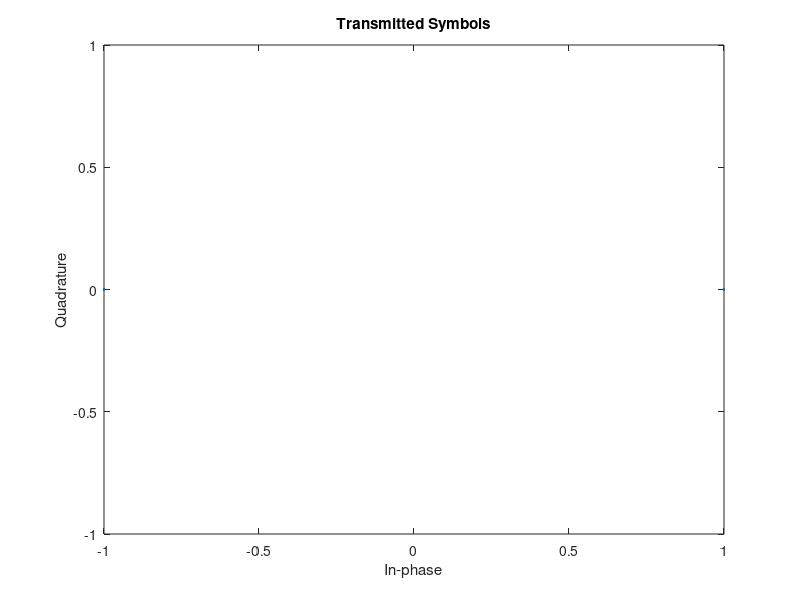
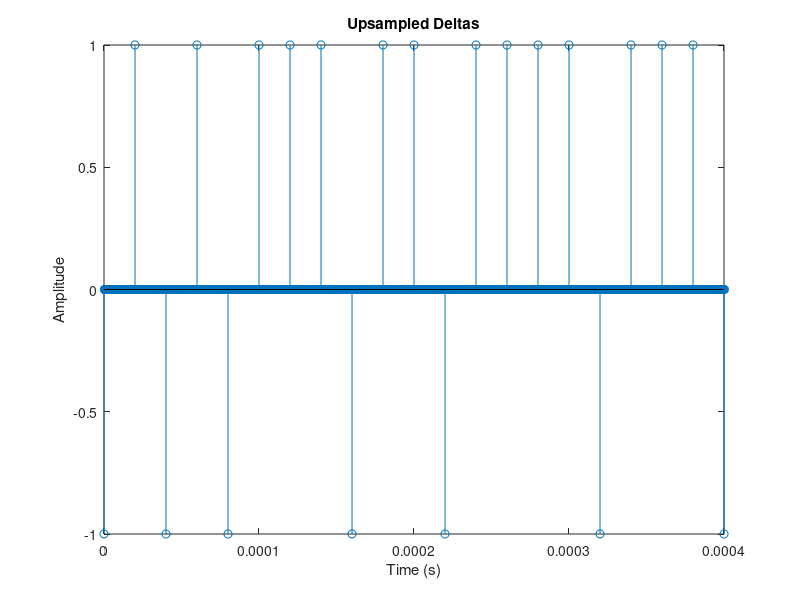
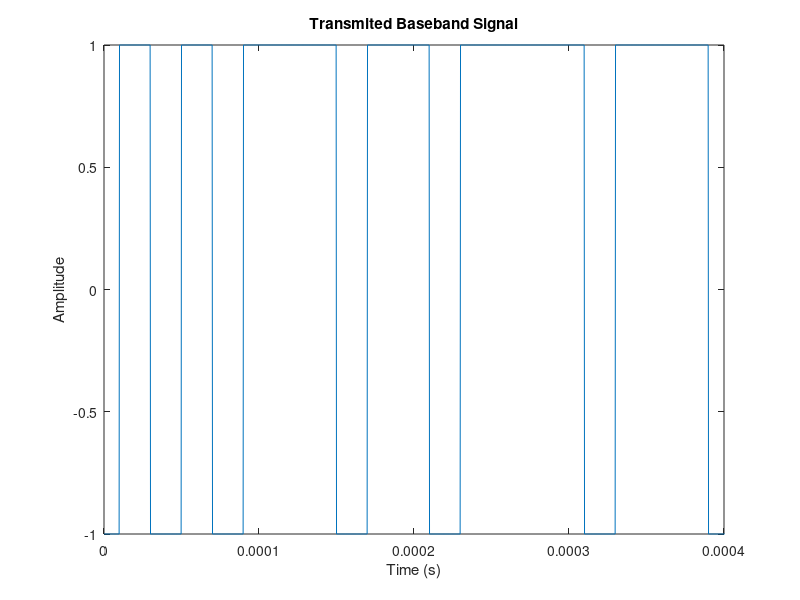
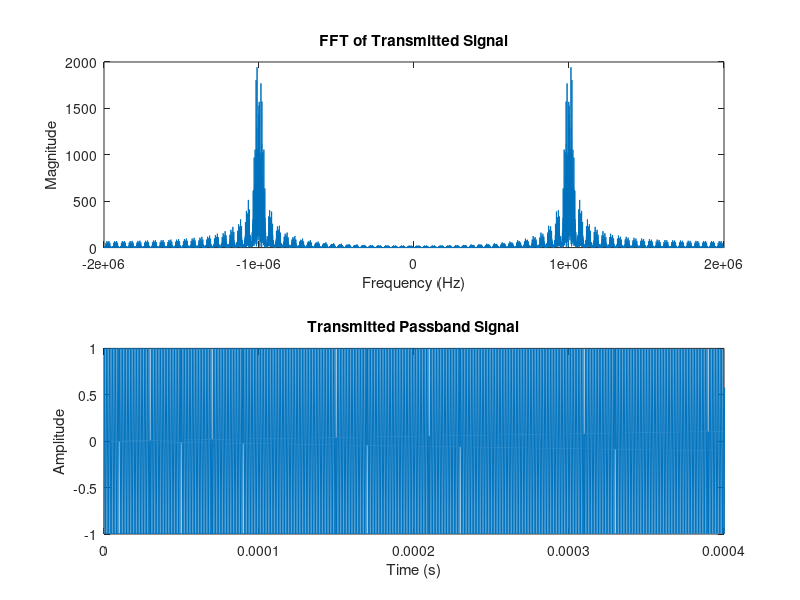

Write MATLAB code to recreate these figures, in order. (Note: this script raises an error after producing the figures.)
%% Simulation Setup

Fc = 1e6; % Carrier frequency in Hz
Fs = 4e6; % Sampling rate
Rs = 50e3; % Symbol rate in symbols/sec (baud)
B = 350e3; % Bandwidth

sps = Fs / Rs; % Number of samples per symbol
num_symbols = 296; % Number of symbols/bits to send
num_samples = num_symbols * sps; % Number of discrete samples

% Use these guys for plotting
t = linspace(0, num_symbols / Rs, num_samples); % Time variable
f = linspace(-Fs/2,Fs/2, num_samples); % Frequency variable

% Clear all previous figures before starting
close all;

%% Mapping Bits to Symbols

% Below are the bits for the binary message that we want to send

bits = [0 1 0 1 0 1 1 1 0 1 1 0 1 1 1 1 0 1 1 1 0 1 1 1 0 0 1 0 0 0 0 0 0 1,... 
        0 0 1 0 0 1 0 0 1 0 0 0 0 0 0 1 0 0 1 1 0 0 0 1 1 0 1 1 1 1 0 1 1 1,... 
        0 1 1 0 0 1 1 0 0 1 0 1 0 0 1 0 0 0 0 0 0 1 0 1 0 1 1 1 0 1 0 1 0 0,... 
        1 0 0 1 0 0 0 0 0 1 0 1 0 1 0 0 0 0 0 0 1 0 0 0 0 0 0 1 0 1 0 0 1 1,... 
        0 1 1 0 1 1 1 1 0 0 1 0 0 0 0 0 0 1 0 0 1 1 0 1 0 1 1 1 0 1 0 1 0 1,... 
        1 0 0 0 1 1 0 1 1 0 1 0 0 0 0 0 1 0 0 0 0 0 0 1 0 1 0 1 0 0 0 1 1 0,... 
        1 0 0 0 0 1 1 0 1 0 0 1 0 1 1 1 0 0 1 1 0 0 1 0 0 0 0 0 0 1 0 0 1 0,... 
        0 1 0 1 1 1 0 0 1 1 0 0 1 0 0 0 0 0 0 1 0 0 0 0 1 1 0 1 1 0 1 1 1 1,... 
        0 1 1 0 1 1 1 1 0 1 1 0 1 1 0 0 0 0 1 0 0 0 0 1];

% Convert to BPSK Symbols (1's and -1's)

% Initialize symbols array with same size as bits
symbols = zeros(size(bits));

% Loop through each bit and convert
for i = 1:length(bits)
    if bits(i) == 0
        symbols(i) = -1;
    else  % bits(i) == 1
        symbols(i) = 1;
    end
end

% Visualize BPSK Symbols in a Constellation Diagram
scatterplot(symbols);
title("Transmitted Symbols");

%% Represent Symbols as Time Shifted Deltas

% TODO 1.2.1: Use upsample to form a delta train
deltas = upsample(symbols, sps);

% Visualize Deltas (xlimited to only first ~20 symbols)
figure;
stem(t, deltas);
title("Upsampled Deltas");
xlabel('Time (s)');
ylabel('Amplitude');
xlim([0, 0.0004]);

%% Filter Deltas with Transmitter Filter

% TODO 1.3.1: Generate rectangular pulse shape filter
% Hint: use the ones function
ps_filter = ones(1, sps);

% TODO 2.2: Replace the rect with an SRRC as the pulse shape filter 
% (ignore this if you are not at assignment section 2 yet)

% TODO 1.3.2: Convolve the deltas with the rectangular window
% Hint: use the conv function
transmitted_baseband = conv(deltas, ps_filter, 'same');

% Visualize Transmitted Baseband Signal
figure;
plot(t, transmitted_baseband);
title("Transmited Baseband Signal");
xlabel('Time (s)');
ylabel('Amplitude');
xlim([0, 0.0004]);

%% Modulate Baseband Signal to Passband

% TODO 1.4.1: Modulate the baseband signal to passband
complex_carrier = exp(-1j*2*pi*Fc*t);  % e^(-j2πfct)
analytic_signal = transmitted_baseband .* complex_carrier;
transmitted_signal = real(analytic_signal);

fft_tx = fft(transmitted_signal);
% Shift and take magnitude
fft_mag = fftshift(abs(fft_tx));

% Now plot

% Create a figure with two subplots
figure;

% First subplot: FFT of transmitted signal
subplot(2,1,1);
plot(f, fft_mag);
title("FFT of Transmitted Signal");
xlabel('Frequency (Hz)');
ylabel('Magnitude');

% Second subplot: Time domain transmitted signal
subplot(2,1,2);
plot(t, transmitted_signal);
title('Transmitted Passband Signal');
xlabel('Time (s)');
ylabel('Amplitude');
xlim([0 0.0004]); % Limit to see first few symbols clearly

%% Transmit Through Wireless Channel

% TODO 2.1: Apply the channel bandlimit
% (ignore this if you are not at assignment section 2 yet)

% TODO 1.5.1: Add some AWGN to the signal

received_signal = awgn(transmitted_signal, 20, 'measured');

% TODO 1.5.2: Plot the Corrupted Signal

% Plot frequency domain of the received (noisy) signal
figure;
% Calculate FFT and shift to center
fft_rx = fft(received_signal);
fft_mag = fftshift(abs(fft_rx));

% Make sure frequency vector matches length of FFT
f = linspace(-Fs/2, Fs/2, length(received_signal));

% Plot
subplot(2,1,1);  % Time domain plot
plot(t, received_signal);
title('Received Signal with AWGN (Time Domain)');
xlabel('Time (s)');
ylabel('Amplitude');
xlim([0, 0.0004]);

subplot(2,1,2);  % Frequency domain plot
plot(f, fft_mag);
title('Received Signal with AWGN (Frequency Domain)');
xlabel('Frequency (Hz)');
ylabel('Magnitude');

%% Demodulation

% TODO 1.6.1: Start demodulation by mixing the received signal by mixing with the sinusoids
I_ = received_signal .* cos(2*pi*Fc*t);  % Mix with cosine (not 2*cos)
Q_ = -received_signal .* sin(2*pi*Fc*t); % Mix with negative sine (not -2*sin)

% Lowpass filter the previous results to get I and Q
I = lowpass(I_, 1.5e6, Fs);
Q = lowpass(Q_, 1.5e6, Fs);

% TODO 1.6.2: Plot the In Phase Component
figure;
plot(t, I);  % Plot the filtered I component versus time
title('Demodulated BPSK In-Phase Component');
xlabel('Time');
ylabel('Amplitude');
grid on;

%% Apply Receiver Impulse Response

% TODO 1.7.1: Combine I and Q components to construct the received baseband signal (I + jQ)
received_baseband = I + 1j * Q

% TODO 1.7.2: Convolve the received baseband signal with the receiver filter
% received_samples = conv(received_baseband, , 'same');

%% Sample and Detect Symbols

% TODO 1.8.1: (Naively) sample the received signal at the symbol rate to get the received symbols
% Hint: Use the downsample function
received_symbols = downsample(received_baseband, sps, 1);  % Sample every sps samples, starting at 1

% TODO 1.8.2: Visualize the received symbols in a constellation diagram (scatterplot)
figure;
scatter(real(received_symbols), imag(received_symbols), 'b.');
title('BPSK Constellation Diagram');
xlabel('In-Phase (I)');
ylabel('Quadrature (Q)');
grid on;
axis equal;  % Make the plot square
hold on;
% Add reference points for ideal constellation
plot([-1 1], [0 0], 'rx', 'MarkerSize', 10);  % Show ideal constellation points

% TODO 1.8.3: Threshold detection
received_symbols = sign(real(received_symbols));  % Convert to ±1 using sign function

%% Map Symbols back to Bits

% TODO 1.9.1: Map the detected symbols back to bits (turn them back to 1's
% and 0's
detected_bits = (received_symbols + 1) / 2;  % Converts -1 → 0 and +1 → 1

% Calculate Bit Error Rate
num_bit_errors = sum(detected_bits(1:length(bits)) ~= bits)
BER = 100 * num_bit_errors / length(bits)

%% Decode and Display Message

% If you have successfully decoded the message, you should see the message "Congrats! Simulation is complete"
s = string(detected_bits);
s = strjoin(s);
s = strrep(s, " ", "");
disp(s);
s_len = length(char(s))
inputString = char(s);
binaryString = inputString(1:end-mod(length(inputString),8));
binaryChunks = reshape(binaryString, 8, []).';
asciiChars = char(bin2dec(binaryChunks)).';
disp(asciiChars);